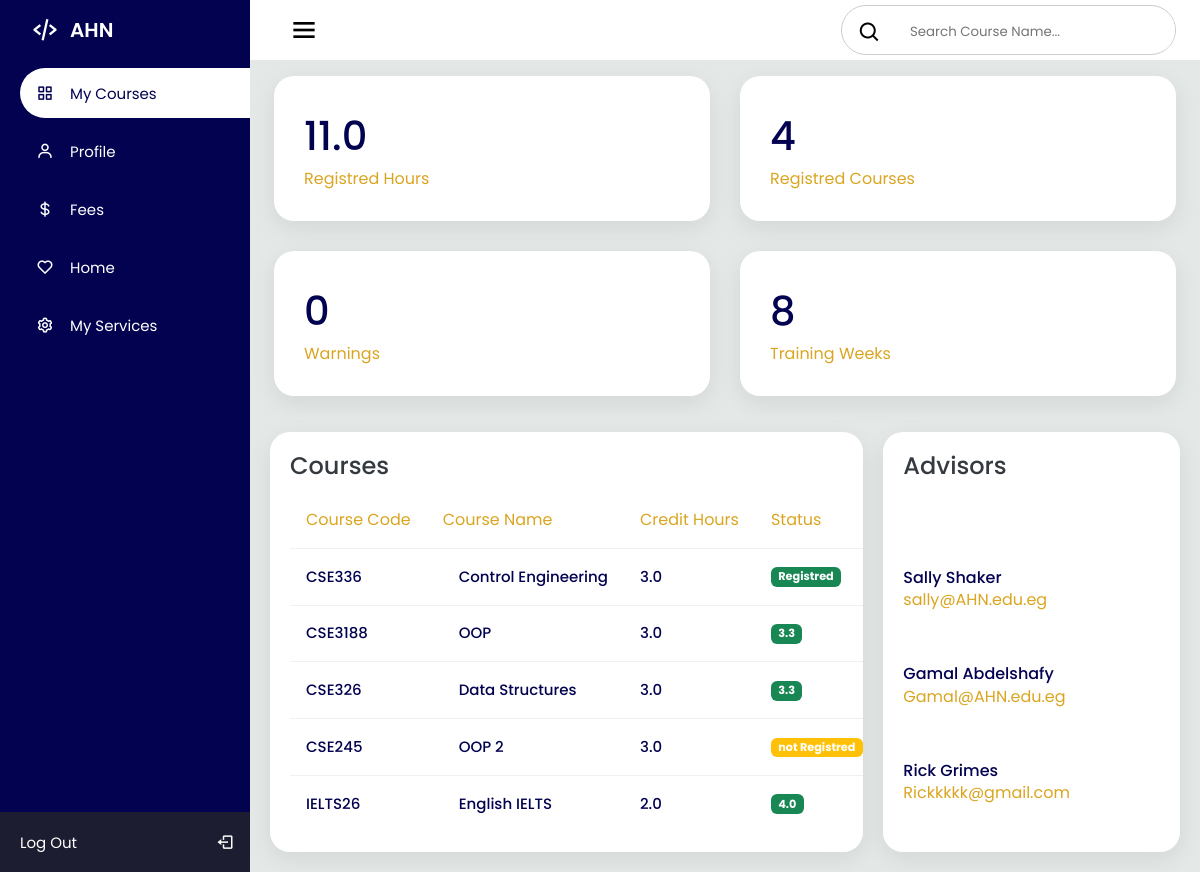
Screenshot of /courses (signed in) with the database file from the repository.
### AHNapp/models.py (models this page shows)
class Course(models.Model):
    id = models.AutoField(primary_key=True)
    Studentid = models.ManyToManyField(settings.AUTH_USER_MODEL, related_name='Studentid')
    CourseTitle = models.CharField(max_length=200)
    CourseCode = models.CharField(max_length=200)
    CourseWeight = models.FloatField()
    CourseGrade = models.FloatField()
    isReg = models.BooleanField(default=False)

class User(models.Model):
    name = models.CharField(max_length=200)
    password = models.CharField(max_length=200)
    id = models.AutoField(primary_key=True)
    email = models.EmailField(max_length=200)

class Advisor(User):
    position = models.CharField(max_length=200)

class User(models.Model):
    name = models.CharField(max_length=200)
    password = models.CharField(max_length=200)
    id = models.AutoField(primary_key=True)
    email = models.EmailField(max_length=200)

### AHNapp/views.py (the view)
# urls.py: path('courses', views.courses, name='courses'),
def courses(request):
    user = request.user
    items = Course.objects.filter(Studentid=user).all()
    advisorat = Advisor.objects.all()
    total_weight = Course.objects.all().filter(isReg=True).filter(Studentid=user).aggregate(Sum('CourseWeight'))['CourseWeight__sum']
    regis_num = Course.objects.filter(isReg=True).filter(Studentid=user).count()
    return render(request, 'courses.html', {'courses': items,'total_weight': total_weight,"regis_num":regis_num,'advisorat':advisorat})

### AHNapp/templates/courses.html (shortened to what this page needs)
<!DOCTYPE html>
<html lang="en">
<head>
  <link rel="stylesheet" href="courses.css">
  <link href='https://unpkg.com/boxicons@2.1.1/css/boxicons.min.css' rel='stylesheet'>
</head>
<body>
  <div class="sidebar">
    <div class="logo_details">
      <i class='bx bx-code-alt'></i>
      <div class="logo_name">
        AHN
      </div>
    </div>
    <ul>
      <li>
        <a href="/courses" class="active">
          <i class='bx bx-grid-alt'></i>
          <span class="links_name">
            My Courses
          </span>
        </a>
      </li>
      <li>
        <a href="/profile">
            <i class='bx bx-user'></i>
          <span class="links_name">
            Profile
          </span>
        </a>
      </li>
      <li>
        <a href="/fees">
          <i class='bx bx-dollar' ></i>
          <span class="links_name">
            Fees
          </span>
        </a>
      </li>
      <li>
        <a href="/">
          <i class='bx bx-heart'></i>
          <span class="links_name">
            Home
          </span>
        </a>
      </li>
      <li>
        <a href="/services">
          <i class='bx bx-cog'></i>
          <span class="links_name">
            My Services
          </span>
        </a>
      </li>
      <li class="login">
        <a href="/logout_user">
          <span class="links_name login_out">
            Log Out
          </span>
          <i class='bx bx-log-out' id="log_out"></i>
        </a>
      </li>
    </ul>
  </div>
  <section class="home_section">
    <div class="topbar">
      <div class="toggle">
        <i class='bx bx-menu' id="btn"></i>
      </div>
      <div class="search_wrapper">
        <label>
          <span>
            <i class='bx bx-search'></i>
          </span>
          <input type="search" placeholder="Search Course Name...">
        </label>
      </div>
    </div>
    <div class="card-boxes">
      <div class="box">
        <div class="right_side">
          <div class="numbers">{{total_weight}}</div>
          <div class="box_topic">Registred Hours </div>
        </div>
      </div>
      <div class="box">
        <div class="right_side">
          <div class="numbers">{{regis_num}}</div>
          <div class="box_topic">Registred Courses</div>
        </div>
      </div>
      <div class="box">
        <div class="right_side">
          <div class="numbers">0</div>
          <div class="box_topic">Warnings</div>
        </div>
      </div>
      <div class="box">
        <div class="right_side">
          <div class="numbers">8</div>
          <div class="box_topic">Training Weeks</div>
        </div>
      </div>
    </div>
    <div class="details">
      <div class="Course_name">
        <div class="card_header">
          <h2>Courses</h2>
        </div>
        <table>
          <thead>
            <tr>
              <td>Course Code</td>
              <td>Course Name</td>
              <td>Credit Hours</td>
              <td>Status</td>
            </tr>
          </thead>
          <tbody>
            {% for course in courses %}
            <tr>
              <td>{{course.CourseCode}}</td>
              <td>{{course.CourseTitle}}</td>
              <td>{{course.CourseWeight}}</td>
              <td>
              {%if course.isReg %}
                {% if course.CourseGrade > 0.00 %}
                  <span class="badge bg_seccuss">
                    {{course.CourseGrade}}
                  </span>
                {% else %}
                  <span class="badge bg_seccuss">
                    Registred
                  </span>
                {% endif %}
              </td>
              {% else %}
                <span class="badge bg_notReg">
                  not Registred
                </span>
              </td>
              {% endif %}
            </tr>
          {% endfor %}
          </tbody>
        </table>
      </div>
      <div class="Tutors_name">
        <div class="card_header">
          <h2>Advisors</h2>
        </div>
        <table>
          <tbody>
            {% for advisor in advisorat %}
            <tr>
              <td>
                <h4>{{advisor.name}}</h4>
                <span>{{advisor.email}}</span>
              </td>
            </tr>
            {% endfor %}
              <td>
                <h4>Rick Grimes</h4>
                <span>Rickkkkk@gmail.com</span>
              </td>
          </tbody>
        </table>
      </div>
    </div>
  </section>
</body>
</html>

### rows the page displays
Course: CourseCode "CSE336", CourseTitle "Control Engineering", CourseWeight "3.0", isReg "Registred"
Course: CourseCode "CSE3188", CourseTitle "OOP", CourseWeight "3.0", CourseGrade "3.3"
Course: CourseCode "CSE326", CourseTitle "Data Structures", CourseWeight "3.0", CourseGrade "3.3"
Course: CourseCode "CSE245", CourseTitle "OOP 2", CourseWeight "3.0", isReg "not Registred"
Course: CourseCode "IELTS26", CourseTitle "English IELTS", CourseWeight "2.0", CourseGrade "4.0"
Advisor: name "Sally Shaker", email "sally@AHN.edu.eg"
Advisor: name "Gamal Abdelshafy", email "Gamal@AHN.edu.eg"

### other values shown
{{ total_weight }} "11.0"
{{ regis_num }} "4"
